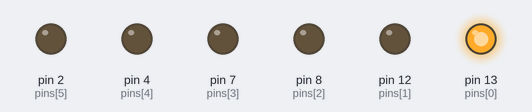
A sketch run on a simulated Arduino Uno, built with avr-gcc and run on an emulated ATmega328P. On the bench: output pins drawn as LEDs (lit = HIGH).

Above: at 0.2 s.
At 1.7 s:
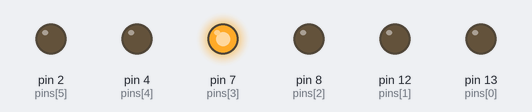
At 2.2 s:
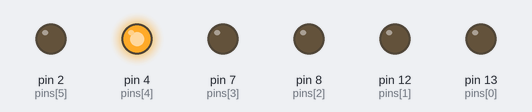
At 3.0 s:
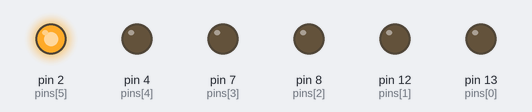
At 5.2 s:
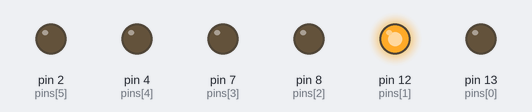
At 7.2 s:
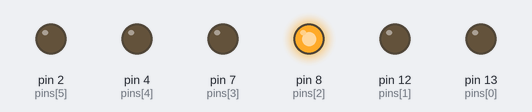
Timing chart, 0 to 7.8 s (numbered marks = the images above):
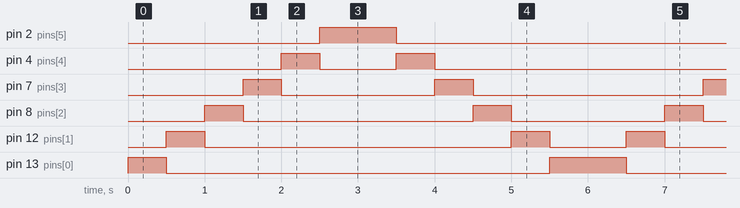

The sketch:

led-sequence.ino
```cpp
const int pins[] = {13, 12, 8, 7, 4, 2};
const int pinCount = 6;

void setup(){
  for (int i=0; i<pinCount; i++){
    pinMode(pins[i], OUTPUT);
  }
}

void loop(){
  for (int i=0; i<pinCount; i++){
  	digitalWrite(pins[i], HIGH);
  	delay(500);
  	digitalWrite(pins[i], LOW);
  }

  for (int i=pinCount-1; i>=0; i--){
    digitalWrite(pins[i], HIGH);
    delay(500);
    digitalWrite(pins[i], LOW);
  }
}
```

Measured:
- by itself, pin 2 (pins[5]): alternates HIGH for 1.0 s and LOW for 5.0 s
- by itself, pin 4 (pins[4]): repeats every 6.0 s: LOW 1.0 s, HIGH 0.50 s, LOW 4.0 s, HIGH 0.50 s
- by itself, pin 7 (pins[3]): repeats every 6.0 s: LOW 2.0 s, HIGH 0.50 s, LOW 3.0 s, HIGH 0.50 s
- by itself, pin 8 (pins[2]): repeats every 6.0 s: LOW 3.0 s, HIGH 0.50 s, LOW 2.0 s, HIGH 0.50 s
- by itself, pin 12 (pins[1]): repeats every 6.0 s: LOW 4.0 s, HIGH 0.50 s, LOW 1.0 s, HIGH 0.50 s
- by itself, pin 13 (pins[0]): repeats every 6.0 s: LOW 5.0 s, HIGH 1.0 s
